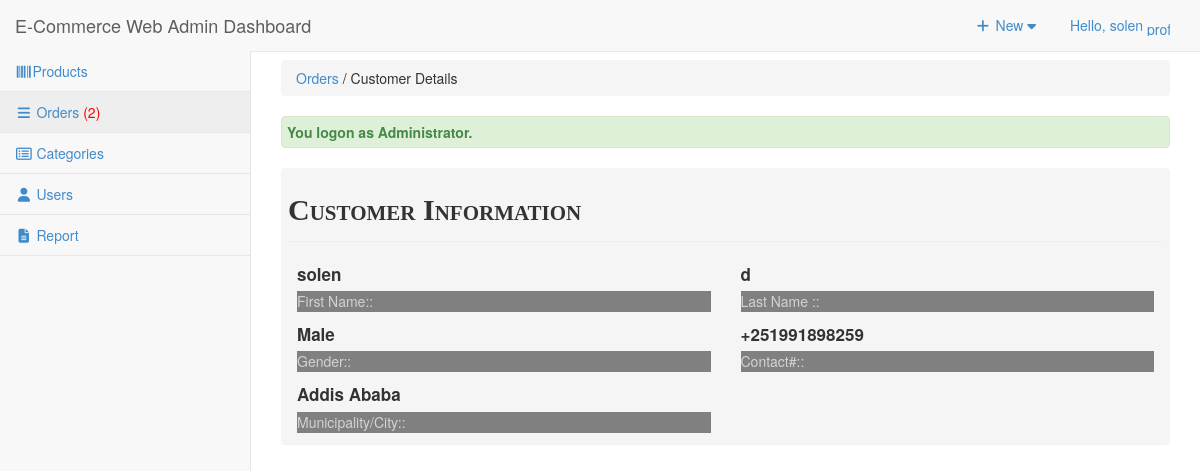
/admin/orders/index.php?view=customerdetails&customerid=16 (signed in), run on the app's committed database.
### tables this page shows
CREATE TABLE `tblcustomer` (
  `CUSTOMERID` int(11) NOT NULL,
  `FNAME` varchar(30) NOT NULL,
  `LNAME` varchar(30) NOT NULL,
  `MNAME` varchar(30) NOT NULL,
  `CUSHOMENUM` varchar(90) NOT NULL,
  `STREETADD` text NOT NULL,
  `CITY` text NOT NULL,
  `CITYADD` text NOT NULL,
  `PROVINCE` varchar(80) NOT NULL,
  `COUNTRY` varchar(30) NOT NULL,
  `DBIRTH` date NOT NULL,
  `GENDER` varchar(10) NOT NULL,
  `PHONE` varchar(20) NOT NULL,
  `EMAILADD` varchar(40) NOT NULL,
  `ZIPCODE` int(6) NOT NULL,
  `CUSUNAME` varchar(20) NOT NULL,
  `CUSPASS` varchar(90) NOT NULL,
  `CUSPHOTO` varchar(255) NOT NULL,
  `TERMS` tinyint(4) NOT NULL,
  `DATEJOIN` date NOT NULL
);

### admin/orders/index.php (called while the page is built, shortened)
<?php
require_once ("../theme/templates.php");
?>

### include/customers.php (called while the page is built, shortened)
<?php
require_once(LIB_PATH.DS.'database.php');
class Customer {
    protected static $tblname = "tblcustomer";
    function single_customer($id = "") {
        global $pdo;
        $stmt = $pdo->prepare("SELECT * FROM " . self::$tblname . " WHERE CUSTOMERID = :id LIMIT 1");
        $stmt->execute([':id' => $id]);
        return $stmt->fetch(PDO::FETCH_OBJ);
    }
}
?>

### admin/orders/customerdetail.php (the view, shortened to what this page needs)
 <?php
  $customer = New customer;
  $res = $customer->single_customer($_GET['customerid']);
  ?>
<div class="col-md-12 Cus-info">
<div class="header">Customer Information</div>
  <div class="row">
    <div class="col-md-12">
        <div class="col-md-6">
            <label><?php echo $res->FNAME; ?></label>
             <p>First Name::</p>
        </div>
        <div class="col-md-6">
               <label><?php echo $res->LNAME; ?> </label>
              <p>Last Name ::</p>
        </div>
    </div>
    <div class="col-md-12">
        <div class="col-md-6">
          <label><?php echo $res->GENDER; ?></label>
            <p>Gender::</p>
        </div>
        <div class="col-md-6">
          <label><?php echo $res->PHONE; ?></label>
           <p>Contact#::</p>
        </div>
    </div>
     <div class="col-md-12">
        <div class="col-md-6">
           <label><?php echo $res->CITYADD; ?></label>
               <p>Municipality/City::</p>
        </div>
    </div>
  </div>
</div>

### admin/css/sb-admin-2.css (style rules this page uses)
body { background-color: #f8f8f8; }

### admin/orders/customerdetail.php (style rules this page uses)
.Cus-info { max-width: 100%; margin-bottom: 20px; background-color: #f5f5f5; border: 1px solid transparent; border-radius: 4px; -webkit-box-shadow: 0 1px 1px rgba(0, 0, 0, 0.05); box-shadow: 0 1px 1px rgba(0, 0, 0, 0.05); }
.Cus-info .header { padding-bottom: 9px; margin: 20px 6px 20px; border-bottom: 1px solid #eeeeee; font-size: 30px; font-weight: bold; font-variant: small-caps; font-family: arial black; }
.Cus-info p { border-bottom: solid 1px gray; width:100%; font-style: bold 1px; color: lightgray ; background-color: gray; }
.Cus-info label { font-size: 17px; font-weight: bold; }
@media (min-width: 768px) { .Cus-info { position: inherit; padding: 0; margin: 0; vertical-align: center; } }

### data on the page
tblcustomer: FNAME "solen", LNAME "d", GENDER "Male", PHONE "+251991898259", CITYADD "Addis Ababa"

### other printed values
$_SESSION['U_NAME'] "solen"
$res "2"
$title "Orders"
$header "Customer Details"
$_SESSION['message'] "You logon as Administrator."
